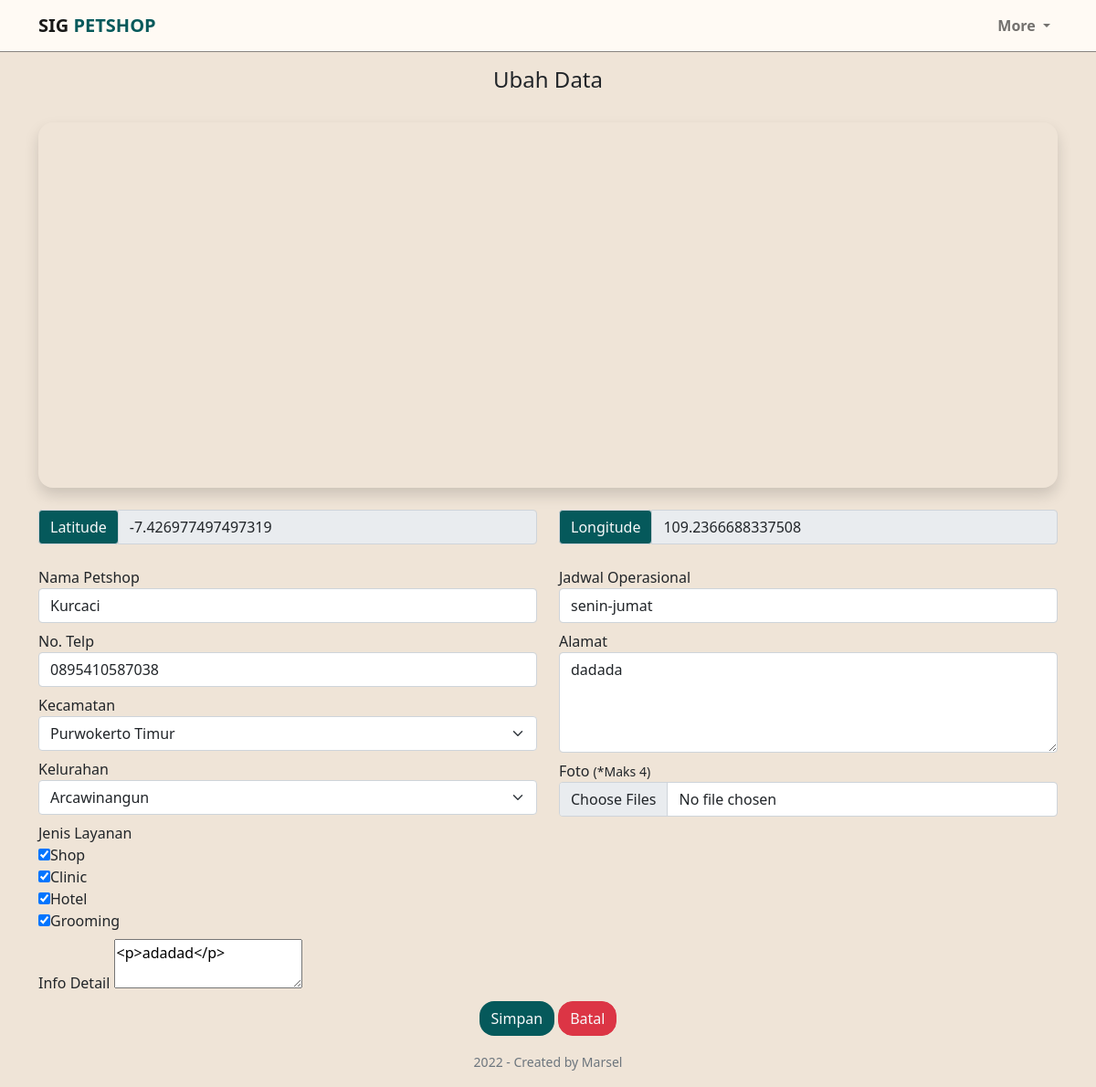
The page /admin/edit-data.php?id=20 (signed in) on the database its author committed.
### tables this page shows
CREATE TABLE `lokasi` (
  `id_lokasi` int(2) NOT NULL,
  `nama` varchar(50) NOT NULL,
  `info` text NOT NULL,
  `alamat` text NOT NULL,
  `jadwal` text NOT NULL,
  `telp` varchar(20) NOT NULL,
  `layanan` varchar(255) NOT NULL,
  `id_kecamatan` int(2) NOT NULL,
  `id_kelurahan` int(2) NOT NULL,
  `lat` text NOT NULL,
  `lng` text NOT NULL,
  `id_admin` int(2) NOT NULL
);

### admin/edit-data.php (the view, shortened to what this page needs)
<?php
include "koneksi.php";
$id = $_GET['id'];
$sqlKecamatan = "SELECT * FROM kecamatan ORDER BY nama_kecamatan ASC";
$listKecamatan = mysqli_query($conn, $sqlKecamatan);
$sqlKelurahan = "SELECT * FROM kelurahan";
$listKelurahan = mysqli_query($conn, $sqlKelurahan);
$query = mysqli_query($conn, "SELECT * FROM lokasi WHERE id_lokasi = '$id'");
while ($value = mysqli_fetch_assoc($query)) {
  $nama = $value['nama'];
  $telp = $value['telp'];
  $kecamatan = $value['id_kecamatan'];
  $kelurahan = $value['id_kelurahan'];
  $jadwal = $value['jadwal'];
  $alamat = $value['alamat'];
  $info = $value['info'];
  $lat = $value['lat'];
  $lng = $value['lng'];
  $layanan = explode(', ', $value['layanan']);
  $items = array("nama" => "$nama", "info" => "$info", "alamat" => "$alamat", "jadwal" => "$jadwal", "telp" => "$telp", "kecamatan" => "$kecamatan", "kelurahan" => "$kelurahan", "lat" => "$lat", "lng" => "$lng");
}
?>
<!DOCTYPE html>
<html lang="en">
  <head>
    <link href="https://cdn.jsdelivr.net/npm/bootstrap@5.1.3/dist/css/bootstrap.min.css" rel="stylesheet" />
    <link rel="stylesheet" href="https://cdn.jsdelivr.net/npm/bootstrap-icons@1.8.2/font/bootstrap-icons.css" />
    <link href="https://api.mapbox.com/mapbox-gl-js/v2.8.2/mapbox-gl.css" rel="stylesheet" />
    <link rel="stylesheet" href="style.css" />
  </head>
  <body>
    <section id="navbar">
      <nav class="navbar navbar-expand-lg navbar-light" style="background-color: #fffaf4">
        <div class="container">
          <a class="navbar-brand" href="dashboard.php">
            <strong>SIG <span style="color: #05595b">PETSHOP</span></strong>
          </a>
          <div class="collapse navbar-collapse justify-content-end" id="navbarTogglerDemo02">
            <ul class="navbar-nav mb-2 mb-lg-0">
              <li class="nav-item dropdown">
                <a class="nav-link dropdown-toggle" href="#" id="navbarDropdown" role="button" data-bs-toggle="dropdown" aria-expanded="false"> <strong>More</strong> </a>
              </li>
            </ul>
          </div>
        </div>
      </nav>
      <hr style="margin: 0px 0px; height: 1px; opacity: 0.5" />
    </section>
    <section id="tambah-data-form">
      <div class="tambah-data-form">
        <div class="container">
          <div class="row text-center">
            <h4>Ubah Data</h4>
          </div>
          <div class="row">
            <div class="col-sm-12">
              <div id="map" class="map shadow mt-4" style="width: 100%; height: 400px"></div>
            </div>
            <div class="col-sm-12 mt-4">
              <form action="proses.php?p=ubah_lokasi" method="POST" enctype="multipart/form-data">
                <div class="row">
                  <div class="col-sm-12">
                    <div class="row">
                      <div class="col-sm-6">
                        <div class="input-group mb-3">
                          <div class="input-group-prepend">
                            <span class="input-group-text font-weight-bold text-light" style="background-color: #05595b" id="label-latitude">Latitude</span>
                          </div>
                          <input type="text" class="form-control" id="lat" name="lat" aria-describedby="label-latitude" value="<?php echo $items['lat']; ?>" readonly />
                        </div>
                      </div>
                      <div class="col-sm-6">
                        <div class="input-group mb-3">
                          <div class="input-group-prepend">
                            <span class="input-group-text font-weight-bold text-light" style="background-color: #05595b" id="label-longitude">Longitude</span>
                          </div>
                          <input type="text" class="form-control" id="lng" name="lng" aria-describedby="label-longitude" value="<?php echo $items['lng']; ?>" readonly/>
                        </div>
                      </div>
                    </div>
                  </div>
                  <div class="col-sm-6">
                    <div class="form-group">
                      <label for="">Nama Petshop</label>
                      <input type="text" class="form-control" id="nama" name="nama" value="<?php echo $items['nama']; ?>" placeholder="Masukan nama petshop"/>
                    </div>
                    <div class="form-group">
                      <label for="phone">No. Telp</label>
                      <input type="tel" id="phone" name="phone" class="form-control" value="<?php echo $items['telp']; ?>" placeholder="Masukan no. telp" />
                    </div>
                    <div class="form-group">
                      <label for="">Kecamatan</label>
                      <select class="form-select" id="kecamatan" name="kecamatan">
                        <?php
                          while ($row = mysqli_fetch_assoc($listKecamatan)) {
                            ?>
                          <option value="<?php echo $row['id_kecamatan']; ?>">
                            <?php echo $row['nama_kecamatan']; ?></option>
                          <?php
                        }
                           ?>
                      </select>
                    </div>
                    <div class="form-group">
                      <label for="">Kelurahan</label>
                      <select class="form-select" id="kelurahan" name="kelurahan">
                        <?php
                          while ($row = mysqli_fetch_assoc($listKelurahan)) {
                            ?>
                            <option class="<?php echo $row['id_kecamatan']; ?>" value="<?php echo $row['id_kelurahan']; ?>" >
                            <?php echo $row['nama_kelurahan']; ?></option>
                            <?php
                          }
                            ?>
                      </select>
                    </div>
                    <div class="form-group">
                      <label for="">Jenis Layanan</label><br>
                      <label>
                        <input type="checkbox" name="layanan[]" value="Shop" <?php if(in_array("Shop", $layanan)) {echo "checked";} ?>>Shop
                      </label> <br>
                      <label>
                        <input type="checkbox" name="layanan[]" value="Clinic" <?php if(in_array("Clinic", $layanan)) {echo "checked";} ?>>Clinic
                      </label> <br>
                      <label>
                        <input type="checkbox" name="layanan[]" value="Hotel" <?php if(in_array("Hotel", $layanan)) {echo "checked";} ?>>Hotel
                      </label> <br>
                      <label>
                        <input type="checkbox" name="layanan[]" value="Grooming" <?php if(in_array("Grooming", $layanan)) {echo "checked";} ?>>Grooming
                      </label> <br>
                    </div>
                  </div>
                  <div class="col-sm-6">
                    <div class="form-group">
                      <label for="">Jadwal Operasional</label>
                      <input type="text" class="form-control" id="jadwal" name="jadwal" value="<?php echo $items['jadwal']; ?>" placeholder="Masukkan jadwal operasional" />
                    </div>
                    <div class="form-group">
                      <label for="">Alamat</label>
                      <textarea class="form-control" id="alamat" name="alamat" rows="4"><?php echo $items['alamat']; ?></textarea>
                    </div>
                    <div class="form-group">
                      <label for="formFileMultiple" class="form-label mb-auto">Foto <small>(*Maks 4)</small></label>
                      <input class="form-control" type="file" id="formFileMultiple" name="foto[]" accept="image/*" multiple />
                    </div>
                  </div>
                </div>
                <div class="row mt-2">
                  <div class="col-sm-12">
                    <label for="">Info Detail</label>
                    <textarea class="ckeditor" id="ckedtor" name="info"><?php echo $items['info']; ?></textarea>
                  </div>
                </div>
                <div class="row mt-2">
                  <div class="col-sm-12 d-flex justify-content-center">
                    <button type="submit" class="btn btn-block text-light" style="background-color: #05595b">Simpan</button>
                    <a href="data-petshop.php" class="btn btn-block btn-danger text-light ms-1">Batal</a>
                  </div>
                </div>
              </form>
            </div>
          </div>
        </div>
      </div>
    </section>
    <section id="footer">
      <div class="py-3">
        <div class="container">
          <div class="row">
            <div class="col">
              <p class="text-secondary mb-0 text-center"><small>2022 - Created by Marsel</small></p>
            </div>
          </div>
        </div>
      </div>
    </section>
  </body>
</html>

### admin/style.css (style rules this page uses)
body { background-color: #efe4d7; }
.filter-and-map, .table-data, .tambah-data-form { margin-top: 1em; }
.map { border-radius: 1em; }
.tambah-data-form .form-group { margin-top: 0.5em; }
.btn { border-radius: 1em; }

### rows shown on the page
lokasi: lat "-7.426977497497319", lng "109.2366688337508", nama "Kurcaci", phone "0895410587038", layanan "☑", jadwal "senin-jumat", alamat "dadada", info "<p>adadad</p>"

### other values the page prints
form field kecamatan "Purwokerto Timur"
form field kelurahan "Arcawinangun"
